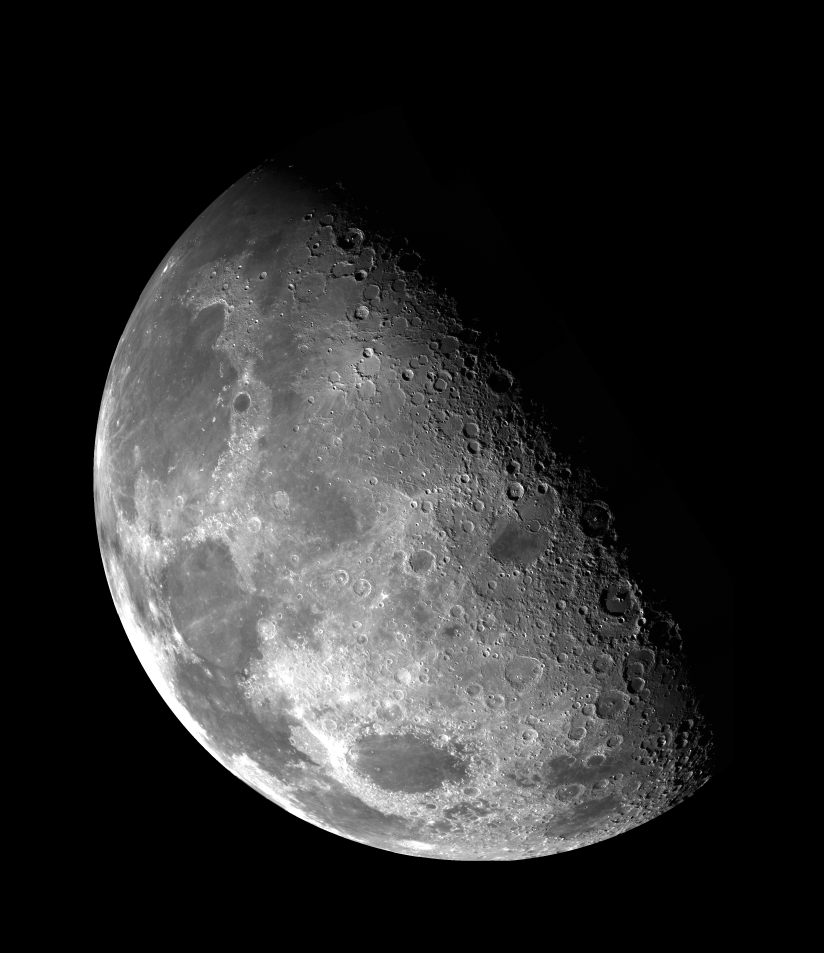
#> input picture miscelln./moon.jpg, 3296 x 3809 px, found by its file name (shown at 1/4 size)
$ python 'lab 2.py'
#> lines starting #> are read from the running program, lines starting #| are printed output that depends on the picture
# -*- coding: utf-8 -*-
"""
Created on Tue Jun 28 06:54:25 2022

@author: Zahim
"""

import cv2
import numpy as np
import matplotlib.pyplot as plt
# =============================================================================
#
# path = "C:\\Users\\Zahim\\Desktop\\Image Lab Test\\rubiks_cube.png"
#
# img = cv2.imread(path, 0)
# img = cv2.resize(img, (200,200))
# H,W = img.shape
#
# #Bilateral Filter
# ks = 5
# sSigma = ks/5
# rSigma = 1
# gKernel = np.empty((ks,ks))
# out = np.empty((H,W), np.float32)
# mid = ks//2
#
# div = 2*sSigma**2
# for i in range(-mid, mid+1):
#     for j in range(-mid, mid+1):
#         gKernel[i+mid, j+mid] = np.exp(-((i**2+j**2)/div))
#
# # print(gKernel)
# def iKernel(x,y):
#     iKer = np.empty((ks,ks))
#     divi = 2*rSigma**2
#     i2 = img[x,y]
#     for i in range(-mid, mid+1):
#         for j in range(-mid, mid+1):
#             i1 = img[x+i, y+j]
#             iKer[i+mid, j+mid] = exp(-(int(i2) - int(i1))**2 / divi)
#
#     newKernel = gKernel*iKer
#     return newKernel, newKernel.sum()
#
# for i in range(mid, H-mid):
#     for j in range(mid, W-mid):
#         kernel, ksum = iKernel(i, j)
#         summ = 0
#         for x in range(-mid, mid+1):
#             for y in range(-mid, mid+1):
#                 summ += kernel[x+mid, y+mid]*img[i-x, j-y]
#         out[i,j] = summ/ksum
#
# plt.imshow(out, "gray")
# plt.show()
# =============================================================================

#Gaussian Filter
# =============================================================================
# ks = 9
# sSigma = ks/5
# div = 2*sSigma**2
# gKernel = np.empty((ks,ks))
# mid = ks//2
#
# for i in range(-mid, mid+1):
#     for j in range(-mid, mid+1):
#         gKernel[i+mid, j+mid] = np.exp(-((i**2+j**2)/div))
#
# out = np.empty((H,W), np.float32)
#
# for i in range(mid, H-mid):
#     for j in range(mid, W-mid):
#         summ = 0
#         for x in range(-mid, mid+1):
#             for y in range(-mid, mid+1):
#                 summ += gKernel[x+mid, y+mid]*img[i-x, j-y]
#         out[i,j] = summ
#
# plt.imshow(out, "gray")
# plt.show()
# =============================================================================

#Median, Min, Max Filter are non linear filter Works
#based on sorting the neighborhood values.

# Sobel Filter
# 1 0 -1     1 2 1
# 2 0 -2     0 0 0
# 1 0 -1    -1 -2 -1

# Scharr Filter
# 3 0 -3     3 10 3
# 10 0 -10   0 0 0
# 3 0 -3    -3 -10 -3

# Prewitt Filter
# 1 0 -1     1 1 1
# 1 0 -1     0 0 0
# 1 0 -1   -1 -1 -1

# Laplace Filter
# -1 -1 -1     0 -1 0
# -1 8 -1     -1 5 -1
# -1 -1 -1     0 -1 0

#Laplace Filter
path1 = "C:\\Users\\Zahim\\Desktop\\Image Lab Test\\moon.jpg"

img = cv2.imread(path1, 0)
#> img is the input picture: shape (3809, 3296); min 0, max 255, mean 42.8
img = cv2.resize(img, (200,200))
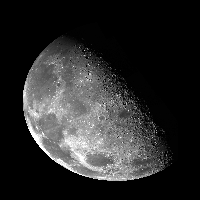
#> img: shape (200, 200); min 0, max 255, mean 42.8

plt.imshow(img, "gray")
plt.show()

kernel = np.array(([0,-1,0],[-1,4,-1],[0,-1,0]), np.float32)

H,W = img.shape
#> H = 200; W = 200
mid = len(kernel)//2
out = np.empty((H,W), np.float32)

for x in range(mid, H-mid):
    for y in range(mid, W-mid):
        summ = 0
        for i in range(-mid, mid+1):
            for j in range(-mid, mid+1):
                summ+= kernel[i+mid, j+mid]*img[x-i, y-j]
        out[x,y] = int(summ)

plt.imshow(out, "gray")
plt.show()
cv2.imwrite("./LaplaceFi.jpg", out)
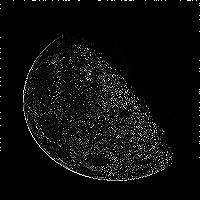
#> saved as LaplaceFi.jpg: shape (200, 200); min 0, max 255, mean 12

new = img + out
plt.imshow(new, "gray")
plt.show()
cv2.imwrite("./LaplaceD.jpg", new)
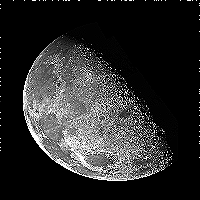
#> saved as LaplaceD.jpg: shape (200, 200); min 0, max 255, mean 43.8
